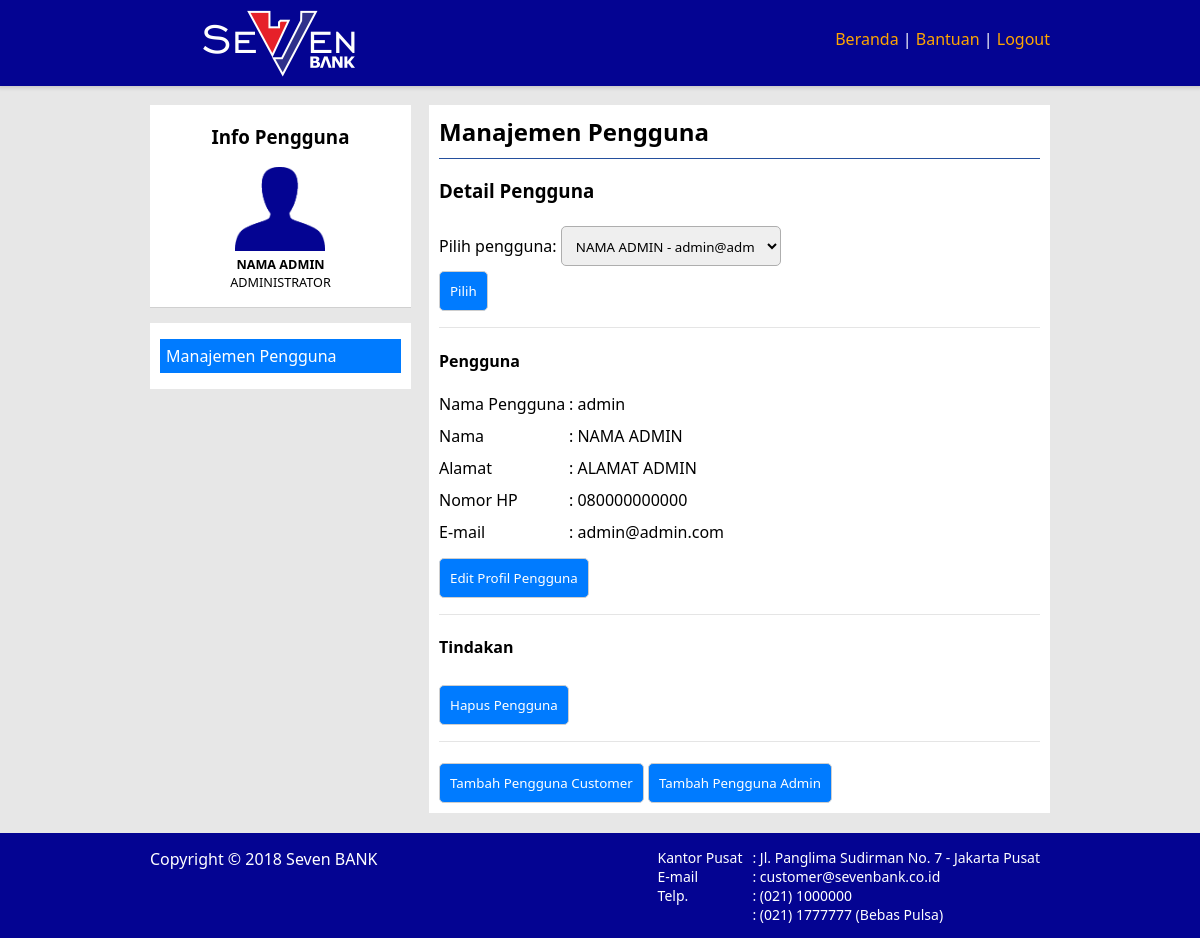
The app's page /user-management.php?nama-pengguna=admin (signed in), older data.
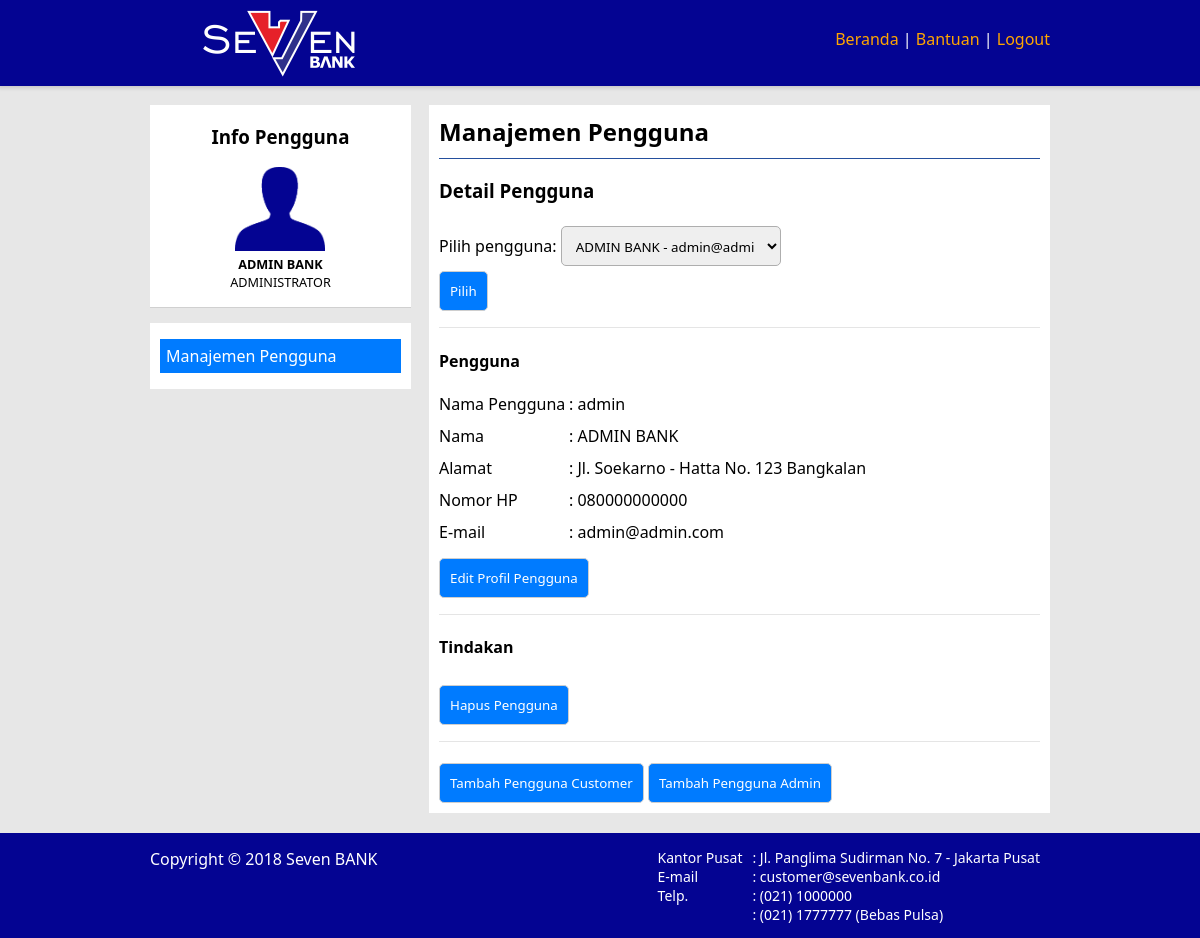
The same page, newer data.
### tables this page shows
CREATE TABLE `pengguna` (
  `nama_pengguna` varchar(64) NOT NULL PRIMARY KEY,
  `sandi` varchar(64) NOT NULL,
  `jenis_pengguna` char(2) NOT NULL,
  `email` varchar(64) NOT NULL UNIQUE,
  `nama` char(64) NOT NULL,
  `alamat` varchar(254) DEFAULT NULL,
  `nomor_hp` char(25) NOT NULL UNIQUE,
  `aktif` enum('1', '0') NOT NULL,
  FOREIGN KEY(jenis_pengguna) REFERENCES jenis_pengguna(id)
);

CREATE TABLE `jenis_pengguna` (
  `id` char(2) NOT NULL PRIMARY KEY,
  `keterangan` char(25) DEFAULT NULL
);

### includes/api.php (called while the page is built, shortened)
<?php
$conn = new PDO('mysql:host=localhost;dbname=banking', 'root', '');
function pengguna() {
    global $conn;
    $q = $conn->prepare("SELECT * FROM pengguna p JOIN jenis_pengguna j ON p.jenis_pengguna=j.id WHERE p.nama_pengguna='{$_SESSION['nama-pengguna']}'");
    $q->execute();
    return @$q->fetchAll()[0];
}
function list_pengguna() {
    global $conn;
    $q = $conn->prepare('SELECT * FROM pengguna WHERE aktif="1"');
    $q->execute();
    return @$q->fetchAll();
}
function pengguna_rinci($nama_pengguna) {
    $re = array();
    global $conn;
    $q = $conn->prepare("SELECT * FROM pengguna JOIN jenis_pengguna ON jenis_pengguna.id=pengguna.jenis_pengguna WHERE nama_pengguna='$nama_pengguna' AND aktif='1'");
    $q->execute();
    $re['pengguna'] = @$q->fetchAll()[0];
    $q = $conn->prepare("SELECT * FROM rekening WHERE nama_pengguna='$nama_pengguna' AND aktif='1'");
    $q->execute();
    $re['rekening'] = @$q->fetchAll();
    return $re;
}
?>

### includes/sudah-masuk.php (called while the page is built)
<?php
if (isset($_SESSION['nama-pengguna'])) {
    $q = $conn->prepare("SELECT * FROM pengguna WHERE nama_pengguna='{$_SESSION['nama-pengguna']}' AND aktif='1'");
    $q->execute();
    if (!@$q->fetchAll()) {
        unset($_SESSION['nama-pengguna']);
        header('Location: ./');
    }
} else header('Location: ./');

### user-management.php (the view, shortened to what the changed rows need)
<?php include 'includes/api.php'; require 'includes/sudah-masuk.php' ?>
<!DOCTYPE html>
<html lang="id">
<head>
    <link rel="stylesheet" href="css/style.css">
</head>
<body>
    <header>
        <div class="konten">
            <h1><img src="images/logo.png" alt="logo"></h1>
        </div>
    </header>
    <div class="konten-utama">
        <div class="kiri">
            <div class="artikel">
                <h3>Info Pengguna</h3>
                <div class="info-pengguna">
                    <img src="images/user-images.png" alt="user-image" width="90"><br>
                    <b><?=pengguna()['nama']?></b><br>
                    <?=pengguna()['keterangan']?><br>
                </div>
            </div>
        </div>
        <div class="kanan">
            <div class="artikel">
                <?php if (pengguna()['jenis_pengguna']==0) {?>
                <h2>Manajemen Pengguna</h2>
                    <?php switch (@$_GET['action']) {
                        default: ?>
                            <h3>Detail Pengguna</h3>
                            <form>
                                <label for="nama-pengguna">Pilih pengguna:</label>
                                <select name="nama-pengguna" id="nama-pengguna">
                                    <?php foreach (list_pengguna() as $x) {
                                        $selected = '';
                                        if ($x['nama_pengguna']==@$_GET['nama-pengguna']) $selected = 'selected';
                                        echo "<option $selected value=\"{$x['nama_pengguna']}\">{$x['nama']} - {$x['email']}</option>";
                                    }?>
                                </select><br>
                                <input type="submit" value="Pilih">
                            </form>
                            <?php
                            $pengguna_rinci = pengguna_rinci(@$_GET['nama-pengguna']);
                            if ($pengguna_rinci['pengguna']) {
                                echo '<hr><h4>Pengguna</h4>';
                                ?>
                                <div class="isian">
                                    <div class="baris">
                                        <div class="l-col2">Nama Pengguna</div><div class="r-col">: <?=$pengguna_rinci['pengguna']['nama_pengguna']?></div>
                                    </div>
                                    <div class="baris">
                                        <div class="l-col2">Nama</div><div class="r-col">: <?=$pengguna_rinci['pengguna']['nama']?></div>
                                    </div>
                                    <div class="baris">
                                        <div class="l-col2">Alamat</div><div class="r-col">: <?=$pengguna_rinci['pengguna']['alamat']?></div>
                                    </div>
                                    <div class="baris">
                                        <div class="l-col2">Nomor HP</div><div class="r-col">: <?=$pengguna_rinci['pengguna']['nomor_hp']?></div>
                                    </div>
                                    <div class="baris">
                                        <div class="l-col2">E-mail</div><div class="r-col">: <?=$pengguna_rinci['pengguna']['email']?></div>
                                    </div>
                                </div>
                                <?php
                                echo "<button onclick=\"location.href='user-management?action=edit-profile&nama-pengguna={$_GET['nama-pengguna']}'\">Edit Profil Pengguna</button>";
                                echo '<hr><h4>Tindakan</h4>';
                                echo "<button onclick=\"location.href='user-management?action=delete-user&nama-pengguna={$_GET['nama-pengguna']}'\">Hapus Pengguna</button><br>";
                            }
                            echo '<hr>';
                            echo "<button onclick=\"location.href='user-management?action=add-user-customer'\">Tambah Pengguna Customer</button> ";
                            echo "<button onclick=\"location.href='user-management?action=add-user-admin'\">Tambah Pengguna Admin</button>";
                        break;
                    }
                    ?>
                <?php } ?>
            </div>
        </div>
    </div>
</body>
</html>

Row changes from the older to the newer data that the page shows:
changed pengguna "admin": nama "NAMA ADMIN" → "ADMIN BANK"; alamat "ALAMAT ADMIN" → "Jl. Soekarno - Hatta No. 123 Bangkalan"
Text that changed along with them:
form field nama-pengguna: "NAMA ADMIN - admin@admin.com" → "ADMIN BANK - admin@admin.com"
